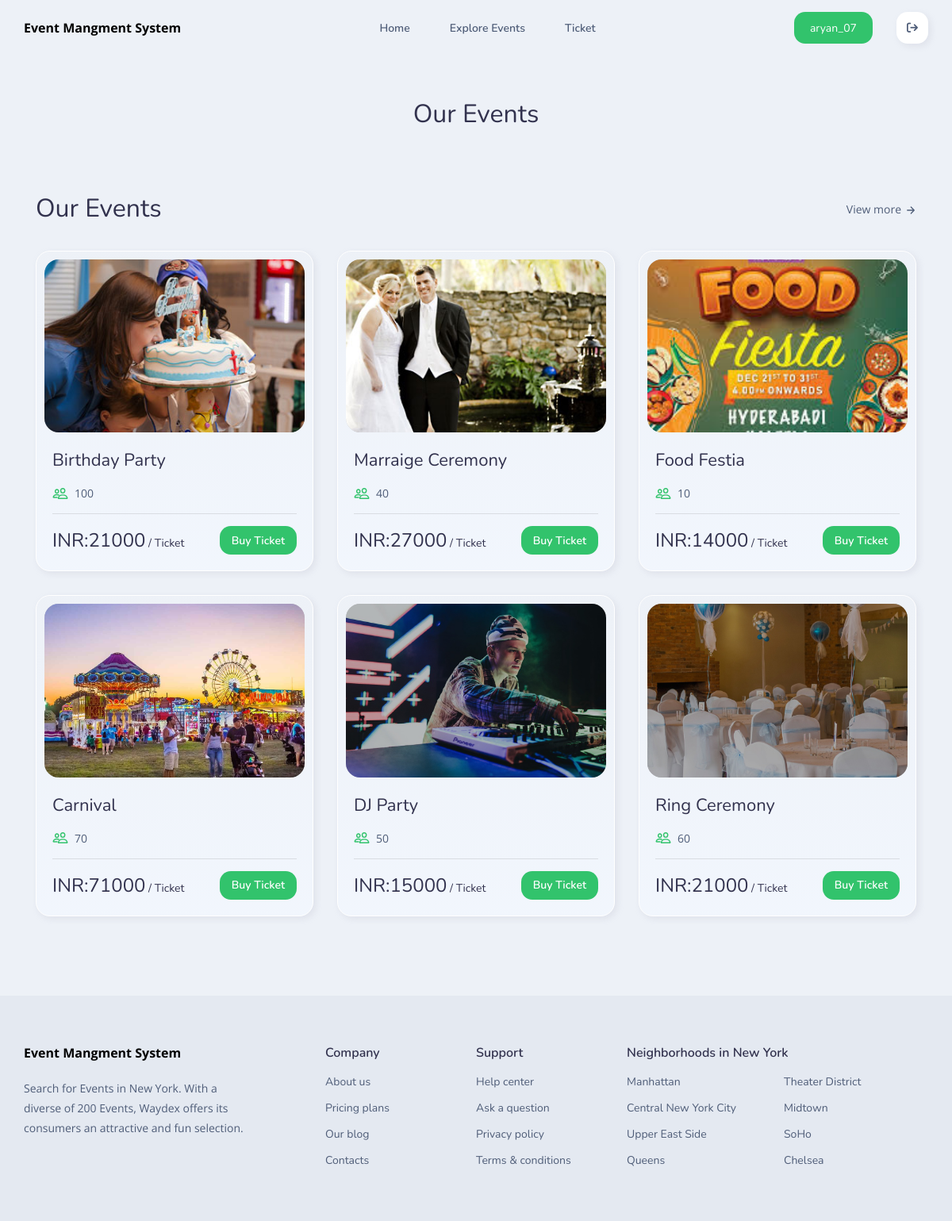
Screenshot of /EMS/User/ViewEvent.php (signed in) with the database file from the repository.
### tables this page shows
CREATE TABLE `event_tbl` (
  `event_id` int(5) NOT NULL,
  `event_img` varchar(255) NOT NULL,
  `event_name` varchar(30) NOT NULL,
  `event_people` int(10) NOT NULL,
  `event_price` float NOT NULL,
  `Duration` varchar(255) NOT NULL,
  `Date` varchar(255) NOT NULL,
  `Location` varchar(255) NOT NULL,
  `Description` varchar(255) NOT NULL
);

### EMS/User/ViewEvent.php (the view, shortened to what this page needs)
<!DOCTYPE html>
<html lang="en">
<head>
    <link rel="stylesheet" href="https://cdnjs.cloudflare.com/ajax/libs/font-awesome/6.3.0/css/all.min.css">
    <link rel="stylesheet" href="./assets/css/style.css">
</head>
<body>
<?php include "partials/header.php"?>
<br><br><br>
      <main>
        <section class="section featured-car" id="featured-car">
            <div class="container">
                <h2 class="h2 section-title" style="text-align: center;">Our Events</h2>
<br>
<section class="section featured-car" id="featured-car">
        <div class="container">
          <div class="title-wrapper">
            <h2 class="h2 section-title">Our Events</h2>
            <a href="ViewEvent.php" class="featured-car-link">
              <span>View more</span>
              <ion-icon name="arrow-forward-outline"></ion-icon>
            </a>
          </div>
          <ul class="featured-car-list">
          <?php
      $sql="SELECT * FROM event_tbl";
      $result=mysqli_query($conn,$sql);
        while($row=mysqli_fetch_assoc($result)){
          $eventname = $row['event_name'];
          $eventimg = $row['event_img'];
          $eventpeople = $row['event_people'];
          $eventprice = $row['event_price'];
          $eventid = $row['event_id'];
            echo'<li>
              <div class="featured-car-card">
                <figure class="card-banner">
                  <img src="'.$eventimg.'" alt="Toyota RAV4 2021" loading="lazy" width="440" height="300"
                    class="w-100">
                </figure>
                <div class="card-content">
                  <div class="card-title-wrapper">
                    <h3 class="h3 card-title">
                      <a href="#">'.$eventname.'</a>
                    </h3>
                  </div>
                  <ul class="card-list">
                    <li class="card-list-item">
                      <ion-icon name="people-outline"></ion-icon>
                      <span class="card-item-text">'.$eventpeople.'</span>
                    </li>
                  </ul>
                  <div class="card-price-wrapper">
                    <p class="card-price">
                      <strong>INR:'.$eventprice.'</strong> / Ticket
                    </p>
                    <a href="bookticket.php?id='.$eventid.'"><button class="btn">Buy Ticket</button></a>
                  </div>
                </div>
              </div>
            </li>';
        }
            ?>
</div>
</div>
</section>
      </main>
      <footer class="footer">
        <div class="container">
          <div class="footer-top">
            <div class="footer-brand">
              <a href="#" class="logo">
                <p style="color: black;font-weight: bolder;">Event Mangment System</p>
              </a>
              <p class="footer-text">
                Search for Events in New York. With a diverse of 200 Events, Waydex offers its
                consumers an
                attractive and fun selection.
              </p>
            </div>
            <ul class="footer-list">
              <li>
                <p class="footer-list-title">Company</p>
              </li>
              <li>
                <a href="#" class="footer-link">About us</a>
              </li>
              <li>
                <a href="#" class="footer-link">Pricing plans</a>
              </li>
              <li>
                <a href="#" class="footer-link">Our blog</a>
              </li>
              <li>
                <a href="#" class="footer-link">Contacts</a>
              </li>
            </ul>
            <ul class="footer-list">
              <li>
                <p class="footer-list-title">Support</p>
              </li>
              <li>
                <a href="#" class="footer-link">Help center</a>
              </li>
              <li>
                <a href="#" class="footer-link">Ask a question</a>
              </li>
              <li>
                <a href="#" class="footer-link">Privacy policy</a>
              </li>
              <li>
                <a href="#" class="footer-link">Terms & conditions</a>
              </li>
            </ul>
            <ul class="footer-list">
              <li>
                <p class="footer-list-title">Neighborhoods in New York</p>
              </li>
              <li>
                <a href="#" class="footer-link">Manhattan</a>
              </li>
              <li>
                <a href="#" class="footer-link">Central New York City</a>
              </li>
              <li>
                <a href="#" class="footer-link">Upper East Side</a>
              </li>
              <li>
                <a href="#" class="footer-link">Queens</a>
              </li>
              <li>
                <a href="#" class="footer-link">Theater District</a>
              </li>
              <li>
                <a href="#" class="footer-link">Midtown</a>
              </li>
              <li>
                <a href="#" class="footer-link">SoHo</a>
              </li>
              <li>
                <a href="#" class="footer-link">Chelsea</a>
              </li>
            </ul>
          </div>
        </div>
      </footer>
</body>
</html>

### EMS/User/partials/header.php (shortened to what this page needs)
<header class="header" data-header>
    <div class="container">
      <a href="#" class="logo">
        <p style="color: black;font-weight: bolder;">Event Mangment System</p>
      </a>
      <nav class="navbar" data-navbar>
        <ul class="navbar-list">
          <li>
            <a href="index.php" class="navbar-link" data-nav-link>Home</a>
          </li>
          <li>
            <a href="ViewEvent.php" class="navbar-link" data-nav-link>Explore Events</a>
          </li>
          <li>
            <a href="Ticket.php" class="navbar-link" data-nav-link>Ticket</a>
          </li>
        </ul>
      </nav>
      <div class="header-actions">
 <?php if(isset($_SESSION['username'])): ?>
  <a href="" class="btn" aria-labelledby="aria-label-txt">
          <span id="aria-label-txt"><?php  echo $_SESSION['username'];?></span>
        </a>
    <a href="./logout.php" class="btn user-btn" aria-label="Profile">
        <i class="fa fa-sign-out"></i>
    </a>
<?php else: ?>
    <a href="../loginreg/login(user).php" class="btn user-btn" aria-label="Sign In">Sign In</a>
<?php endif; ?>
      </div>
    </div>
  </header>

### rows the page displays
event_tbl: shows a picture, event_name "Birthday Party", event_people "100", event_price "21000"
event_tbl: shows a picture, event_name "Marraige Ceremony", event_people "40", event_price "27000"
event_tbl: shows a picture, event_name "Food Festia", event_people "10", event_price "14000"
event_tbl: shows a picture, event_name "Carnival", event_people "70", event_price "71000"
event_tbl: shows a picture, event_name "DJ Party", event_people "50", event_price "15000"
event_tbl: shows a picture, event_name "Ring Ceremony", event_people "60", event_price "21000"

### other values shown
$_SESSION['username'] "aryan_07"
